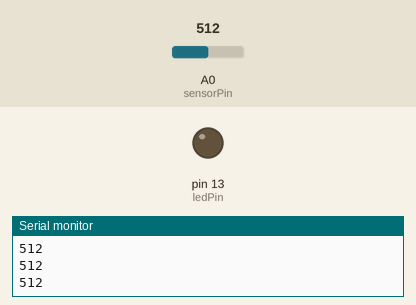
A sketch run on a simulated Arduino Uno, built with avr-gcc and run on an emulated ATmega328P. On the bench: output pins drawn as LEDs (lit = HIGH), the last lines printed to the serial monitor. The test bench sets the inputs (shaded band); at power-on: A0 (sensorPin) = 512.

Above: at 1.2 s.
1.3 s: A0 (sensorPin) set to 130
2.8 s: A0 (sensorPin) set to 108
At 3.5 s:
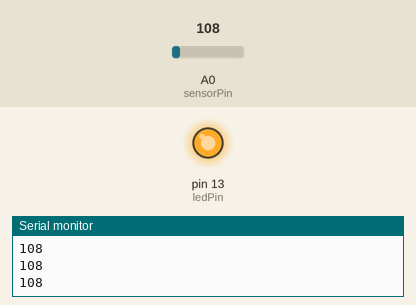
4.3 s: A0 (sensorPin) set to 139
5.8 s: A0 (sensorPin) set to 161
At 7.0 s:
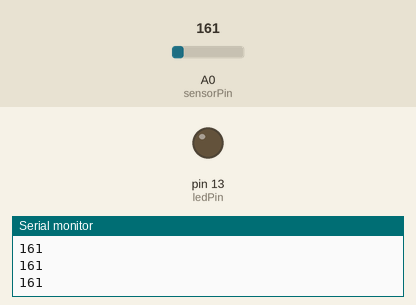
7.3 s: A0 (sensorPin) set to 110
At 8.5 s:
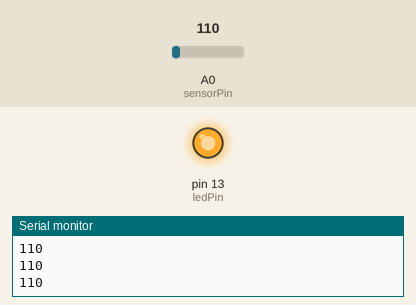
Timing chart, 0 to 9.9 s (numbered marks = the images above; inputs shaded):
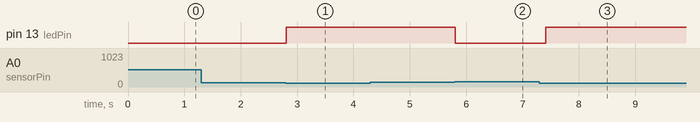

Measured:
- the behaviour switches between 120 and 119 on A0 (sensorPin) (found by bisection; images 0 and 1)
- the behaviour switches between 150 and 151 on A0 (sensorPin) (found by bisection; images 1 and 2)
- after the input at 2.8 s, pin 13 (ledPin): LOW → HIGH at once
- after the input at 5.8 s, pin 13 (ledPin): HIGH → LOW at once
- after the input at 7.3 s, pin 13 (ledPin): LOW → HIGH after 0.11 s

The sketch:

Night_Light.ino
```cpp
const int sensorPin = A0; //Turns voltage into a number that can be read
const int ledPin = 13; //LED circuit comes from digital pin 13
const int onThreshold = 120; //anything below this level of brightness will turn the LED on
const int offThreshold = 150; //anything above this level of brightness will turn the LED off

void setup() {
  Serial.begin(9600); //Starts communication with the computer at 9600 bits per second.
  pinMode(ledPin, OUTPUT); // Sets pin 13 as an output
}

void loop() {
  int lightLevel = analogRead(sensorPin); //variable that reads and holds sensorPin as a number from 0-1023.
  Serial.println(lightLevel); //prints the light level so it can be seen how much light is hitting the photoresistor.

  if (lightLevel < onThreshold) {
    digitalWrite(ledPin, HIGH); //sends out high voltage meaning that it is dark and turns LED on
  } else if (lightLevel > offThreshold){
    digitalWrite(ledPin, LOW); //sends out low/0 voltage meaning that it is not dark and turns LED off
  }
  //if lightLevel value is inbetween onThreshold and offThreshold, the LED will simply stay put and not change.

  delay(200); //takes 5 readings a second so its readable.

}
```
